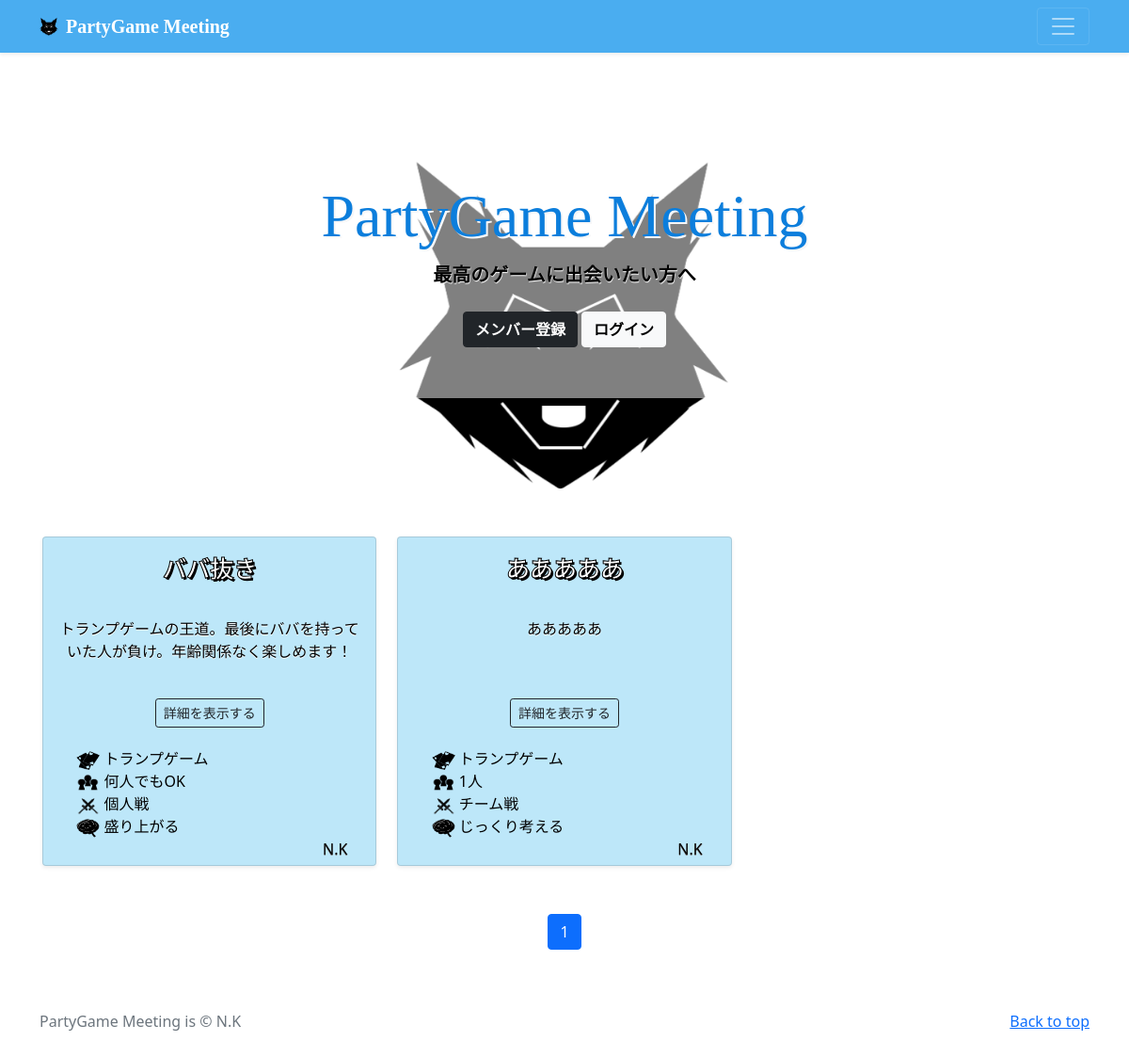
The page /partygame/category/1 on the database its author committed.
### partygame/models.py (models this page shows, shortened)
class PartygamePost(models.Model):
    user = models.ForeignKey(
        CustomUser,
        verbose_name='ユーザー',
        on_delete=models.CASCADE
    )
    category = models.ForeignKey(
        Category,
        verbose_name='カテゴリ',
        on_delete=models.PROTECT
    )
    category2 = models.ForeignKey(
        Category2,
        verbose_name='カテゴリ2',
        on_delete=models.PROTECT
    )
    category3 = models.ForeignKey(
        Category3,
        verbose_name='カテゴリ3',
        on_delete=models.PROTECT
    )
    category4 = models.ForeignKey(
        Category4,
        verbose_name='カテゴリ4',
        on_delete=models.PROTECT
    )
    title = models.CharField(
        verbose_name='タイトル',
        max_length=20
    )
    subtitle = models.CharField(
        verbose_name='サブタイトル',
        max_length=50
    )
    item = models.TextField(
        verbose_name='ゲームに必要なアイテム'
    )
    preparation = models.TextField(
        verbose_name='開始前の準備'
    )
    wincondition = models.CharField(
        verbose_name='勝利条件を一言で',
        max_length=100
    )
    detail = models.TextField(
        verbose_name='詳細説明'
    )
    posted_at = models.DateTimeField(
        verbose_name='投稿日時',
        auto_now_add=True
    )

class Category(models.Model):
    title = models.CharField(
        verbose_name='カテゴリ',    # フィールドのタイトル
        max_length=20
    )

class Category2(models.Model):
    title = models.CharField(
        verbose_name='カテゴリ',    # フィールドのタイトル
        max_length=20
    )

class Category3(models.Model):
    title = models.CharField(
        verbose_name='カテゴリ',    # フィールドのタイトル
        max_length=20
    )

class Category4(models.Model):
    title = models.CharField(
        verbose_name='カテゴリ',    # フィールドのタイトル
        max_length=20
    )

### accounts/models.py (models this page shows)
class CustomUser(AbstractUser):
    pass

### partygame/views.py (the view)
# urls.py: path('partygame/category/<int:category>', views.CategoryView.as_view(), name='partygame_category'),
class CategoryView(ListView):
    template_name = 'index.html'
    paginate_by = 9
    def get_queryset(self):
        category_id = self.kwargs['category']
        categories = PartygamePost.objects.filter(category=category_id).order_by('posted_at')
        return categories

### partygame/templates/index.html (shortened to what this page needs)
{% extends 'base.html' %}
{% block contents %}
    {% include "partygame_title.html" %}
    {% include "partygame_list.html" %}
    {% include "pagination.html" %}
{% endblock %}

### partygame/templates/partygame_list.html (shortened to what this page needs)
{% load static %}
  <div class="album py-5 bg-white">
    <div class="container">
      <div class="row row-cols-1 row-cols-sm-2 row-cols-md-3 g-3">
        {% for record in object_list %}
          <div class="col">
              <div class="">
                <div class="card shadow-sm bg-blue container-margin-all list-size">
                  <div class="list-title text-center-center" ><text class="list-title-text">{{ record.title }}</text></div>
                  <div class="card-body list-subtitle-container container-column">
                    <div class="list-subtitle"><p class="card-text">{{ record.subtitle }}</p></div>
                    <div class="d-flex align-items-center detail-button">
                        <button type="button" class="btn btn-sm btn-outline-dark" onclick="location.href='{% url 'partygame:partygame_detail' record.pk %}'">詳細を表示する</button>
                    </div>
                  </div>
                  <div class="container-row list-tag-container">
                    <div class="none-space"></div>
                    <div class="container-column">
                      <a href="{% url 'partygame:partygame_category' category=record.category.id %}" style="text-decoration:none" class="text-black">
                        <img src={% static 'img/card_black.png' %} width="25" height="20" class="">
                        {{ record.category.title }}
                      </a>
                      <a href="{% url 'partygame:partygame_category2' category2=record.category2.id %}" style="text-decoration:none" class="text-black">
                        <img src={% static 'img/people_black.png' %} width="25" height="20"class="">
                        {{ record.category2.title }}
                      </a>
                      <a href="{% url 'partygame:partygame_category3' category3=record.category3.id %}" style="text-decoration:none" class="text-black">
                        <img src={% static 'img/vsken.png' %} width="25" height="20" class="">
                        {{ record.category3.title }}
                      </a>
                      <a href="{% url 'partygame:partygame_category4' category4=record.category4.id %}" style="text-decoration:none" class="text-black">
                        <img src={% static 'img/nomiso_black.png' %} width="25" height="20" class="">
                        {{ record.category4.title }}
                      </a>
                    </div>
                  </div>
                  <div class="username-container">
                    <a href="{% url 'partygame:user_list' user=record.user.id %}" style="text-decoration:none">
                      <small class="text-black" style="font-size:16px">{{ record.user.username }}</small>
                    </a>
                  </div>
                </div>
            </div>
          </div>
        {% endfor %}
      </div>
    </div>
  </div>

### static/css/main.css (style rules this page uses)
.text-black { color: black; }
.bg-blue { background-color: rgba(38, 175, 234, 0.3); }
.container-column { display: flex; flex-direction: column; }
.container-row { display: flex; flex-direction: row; }
.none-space { width: 10%; }
.container-margin-all { margin-top: 3px; margin-bottom: 3px; margin-right: 3px; margin-left: 3px; }
.text-center-center { display: flex; justify-content: center; align-items: center; }
.list-size { height:350px; }
.list-title { height: 20%; text-align: center; }
.list-title-text { color: rgb(255, 255, 255); font-size: 25px; font-weight: bold; -webkit-text-stroke: 1px #000; text-shadow: 2px 2px black; font-family: "Meiryo UI", "Hiragino Sans", "Yu Gothic UI", "MS PGothic", "Hiragino Kaku Gothic ProN", sans-serif; font-weight: bolder; }
.list-subtitle-container { height: 30%; }
.list-subtitle { height: 100px; font-size: 16px; font-weight: 500; color:black; text-shadow: 0px 0.5px white; text-align: center; }
.detail-button { height: 50px; display: flex; justify-content: center; }
.list-tag-container { height: auto; }
.username-container { text-align: right; margin-right: 30px; margin-bottom: 5px; text-shadow: 0px 1px grey; height: auto; }

### rows shown on the page
PartygamePost: title "ババ抜き", subtitle "トランプゲームの王道。最後にババを持っていた人が負け。年齢関係なく楽しめます！", category "トランプゲーム", category2 "何人でもOK", category3 "個人戦", category4 "盛り上がる", user.username "N.K"
PartygamePost: title "あああああ", subtitle "あああああ", category "トランプゲーム", category2 "1人", category3 "チーム戦", category4 "じっくり考える", user.username "N.K"

### other values the page prints
{{ num }} "1"
